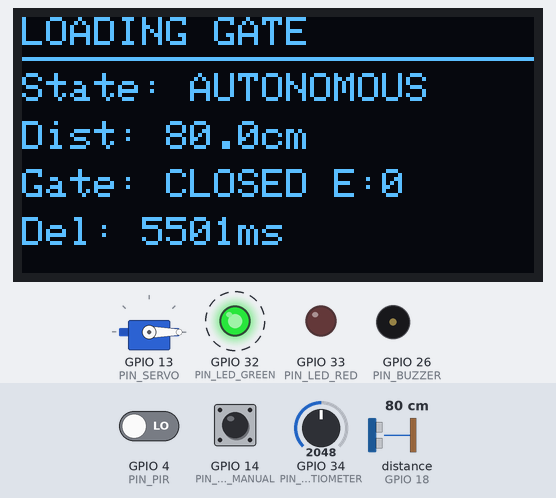
Recording of a sketch running on a simulated ESP32. Shown: 128×64 one-colour display, servo, output pins drawn as LEDs (lit = HIGH), buzzer (waves = sounding, pin HIGH). Wiring (inferred from the names in the program): ultrasonic range finder: trigger GPIO 5; echo GPIO 18. Dashed ring = blinking. Inputs (shaded band) come from the test bench; at power-on: distance to the obstacle (sensor on GPIO 18) 80 cm, GPIO 4 (PIN_PIR) LOW, GPIO 14 (PIN_BTN_MANUAL) HIGH, GPIO 34 (PIN_POTENTIOMETER) = 2048. The echo pulse lasts 58.3 µs per cm; pins used as bus, display or sensor lines are not drawn; what the sketch prints to the serial monitor is not drawn.

Above: at 1.7 s.
1.8 s: distance to the obstacle (sensor on GPIO 18) set to 23 cm
At 2.33 s:
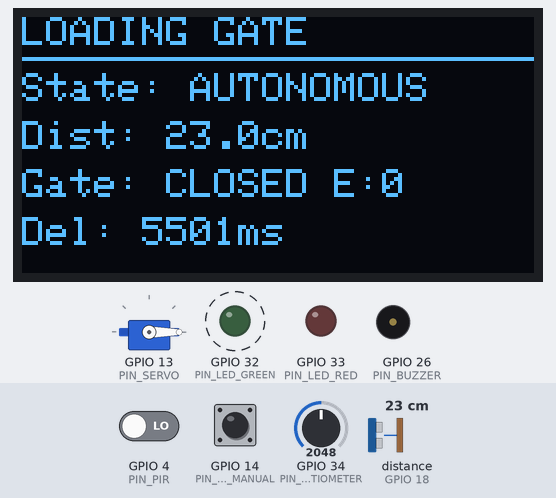
3.5 s: distance to the obstacle (sensor on GPIO 18) set to 19 cm
At 4.0 s:
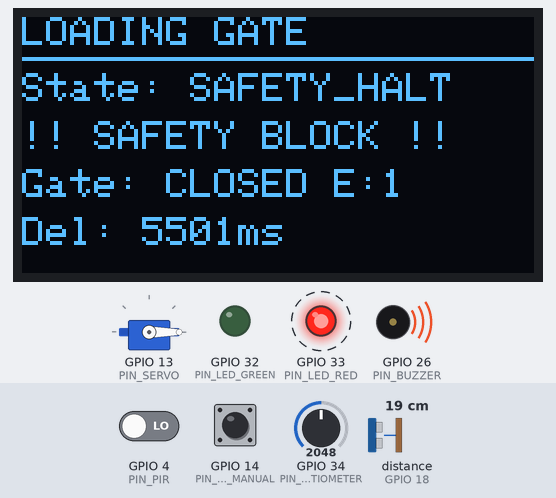
5.4 s: distance to the obstacle (sensor on GPIO 18) set to 120 cm
At 6.0 s:
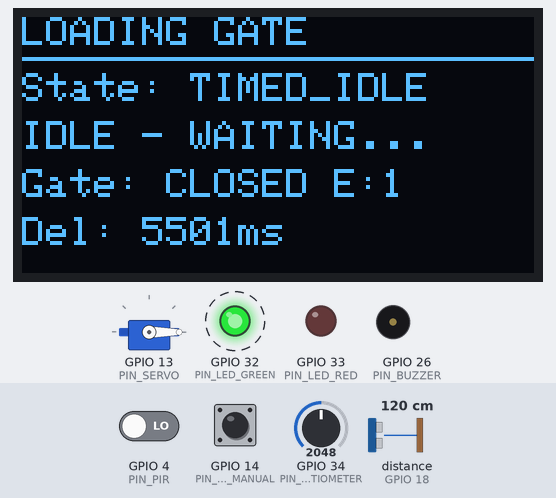
8.1 s: GPIO 4 (PIN_PIR) driven HIGH
At 9.0 s:
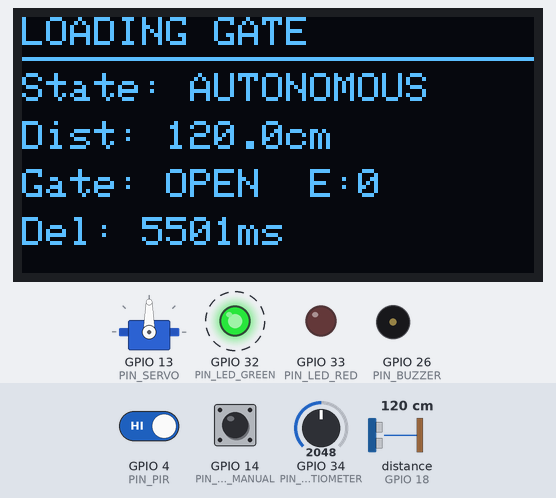
10.6 s: GPIO 14 (PIN_BTN_MANUAL) pulled LOW for 0.15 s
At 11.5 s:
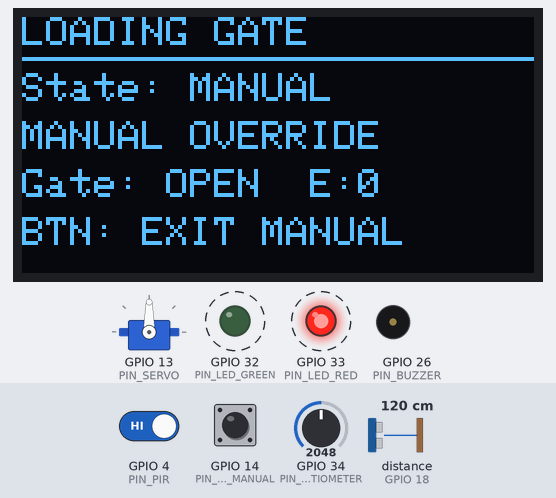
Timing chart, 0 to 16.1 s (numbered marks = the images above; inputs shaded):
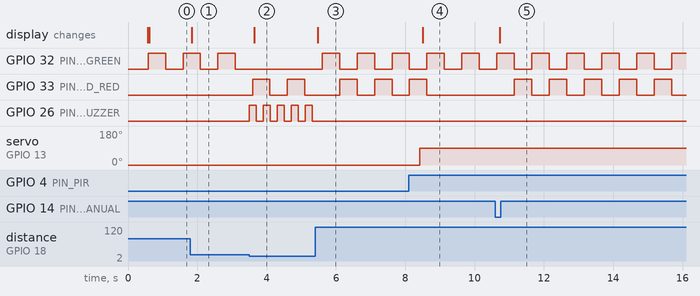

Measured:
- the behaviour switches between 21 and 20 cm on distance to the obstacle (sensor on GPIO 18) (found by bisection; images 1 and 2)
- after the input at 1.8 s, the display: changes at once (image 1)
- after the input at 3.5 s, GPIO 32 (PIN_LED_GREEN): stops changing and stays LOW; GPIO 33 (PIN_LED_RED): alternates HIGH for 0.50 s and LOW for 0.50 s, starting after 0.09 s; GPIO 26 (PIN_BUZZER): alternates HIGH for 0.20 s and LOW for 0.20 s, starting at once; the display: changes after 0.15 s (image 2)
- after the input at 5.4 s, GPIO 32 (PIN_LED_GREEN): alternates HIGH for 0.50 s and LOW for 0.50 s, starting after 0.21 s; GPIO 26 (PIN_BUZZER): stops changing and stays LOW; the display: changes after 0.07 s (image 3)
- after the input at 8.1 s, servo on GPIO 13 (PIN_SERVO): goes on until 8.4 s, then stays 90°; the display: changes after 0.40 s (image 4)
- after the input at 10.6 s, GPIO 33 (PIN_LED_RED): alternates HIGH for 0.50 s and LOW for 0.51 s, starting after 0.55 s; the display: changes after 0.13 s (image 5)

The sketch:

main.ino
```cpp
/*
 * ============================================================
 *  COMP50069 – Hardware, Microcontrollers and Sensors
 *  Scenario 1: The Secure Industrial Loading Gate
 *  ESP32 Firmware – Wokwi Simulation
 * ============================================================
 *  @file     main.ino
 *  @brief    IoT-based embedded system for automated industrial
 *            loading gate with autonomous, manual, and safety modes.
 *            Implements Option D Hybrid Recovery routine.
 *  @author   Dilnuka Vindi
 *  @date     24 September 2026
 *  @version  1.0
 * ============================================================
 */

// ---------------- LIBRARIES ----------------
#include <Wire.h>
#include <Adafruit_GFX.h>
#include <Adafruit_SSD1306.h>
#include <ESP32Servo.h>

// ---------------- PIN DEFINITIONS ----------------
#define PIN_PIR              4
#define PIN_ULTRASONIC_TRIG  5
#define PIN_ULTRASONIC_ECHO  18
#define PIN_POTENTIOMETER    34

#define PIN_SERVO            13
#define PIN_BUZZER           26
#define PIN_LED_GREEN        32
#define PIN_LED_RED          33

#define PIN_BTN_RESET        27
#define PIN_BTN_MANUAL       14

#define OLED_WIDTH           128
#define OLED_HEIGHT          64
#define OLED_ADDR            0x3C
#define PIN_OLED_SDA         21
#define PIN_OLED_SCL         22

// ---------------- SYSTEM CONSTANTS ----------------
#define TIMED_IDLE_MS             3000
#define MAX_SAFETY_EVENTS         3
#define LED_BLINK_INTERVAL_MS     500
#define OLED_UPDATE_INTERVAL_MS   200
#define ADC_SAMPLES               10
#define HOLD_DELAY_MIN_MS         1000
#define HOLD_DELAY_MAX_MS         10000
#define ULTRASONIC_TIMEOUT_US     30000
#define DISTANCE_MAX_CM           400
#define DISTANCE_MIN_VALID_CM     2

#define SERVO_CLOSED_ANGLE        0
#define SERVO_OPEN_ANGLE          90

// ---------------- STATE MACHINE ----------------
/**
 * @brief Enumeration of all operational states in the system FSM.
 */
enum SystemState {
  STATE_AUTONOMOUS,       /**< Normal autonomous operation */
  STATE_MANUAL,           /**< Manual override – gate locked open */
  STATE_SAFETY_HALT,      /**< Safety halt – obstruction detected */
  STATE_TIMED_IDLE,       /**< Waiting period after obstruction clears */
  STATE_PERMANENT_FREEZE  /**< System locked – requires reset */
};

SystemState currentState = STATE_AUTONOMOUS;

// ---------------- GLOBAL OBJECTS ----------------
Adafruit_SSD1306 display(OLED_WIDTH, OLED_HEIGHT, &Wire, -1);
Servo gateServo;

// ---------------- GLOBAL VARIABLES ----------------
unsigned long lastStateChange   = 0;
unsigned long lastLedBlink      = 0;
unsigned long lastSerialPrint   = 0;
unsigned long lastOledUpdate    = 0;
unsigned long lastBuzzerToggle  = 0;
unsigned long safetyEventCount  = 0;
unsigned long lastMotionTime    = 0;
unsigned long safetyClearTime   = 0;
bool          gateOpen          = false;
bool          ledGreenState     = false;
bool          buzzerState       = false;
int           potRawValue       = 0;
int           potSmoothed       = 0;
int           holdDelayMs       = 3000;
bool          motionDetected    = false;
float         distanceCm        = 999.0;
bool          obstructionActive = false;
int           obstructionThresholdCm = 20;
String        serialBuffer      = "";

// ---------------- FUNCTION PROTOTYPES ----------------
void changeState(SystemState newState);
const char* stateName(SystemState s);
void updateOLED();
int  readPotentiometer();
void updateHoldDelay(int smoothedValue);
bool readPIR();
float readUltrasonic();
void checkSafety(unsigned long now);
void openGate();
void closeGate();
void handleAutonomousMode(unsigned long now);
void handleSafetyHalt(unsigned long now);
void handleTimedIdle(unsigned long now);
void handlePermanentFreeze(unsigned long now);
bool readButton(int pin);
void processSerialCommand(String cmd);
void printHelp();
void printStatus();

// ---------------- SETUP ----------------
/**
 * @brief  Initialises the ESP32 system, peripherals, and enters
 *         the default AUTONOMOUS state.
 */
void setup() {
  Serial.begin(115200);
  delay(500);
  Serial.println();
  Serial.println("========================================");
  Serial.println(" Secure Industrial Loading Gate");
  Serial.println(" COMP50069 – Scenario 1");
  Serial.println(" Option D – Hybrid Recovery Routine");
  Serial.println("========================================");
  Serial.println("System booting...");

  Wire.begin(PIN_OLED_SDA, PIN_OLED_SCL);
  if (!display.begin(SSD1306_SWITCHCAPVCC, OLED_ADDR)) {
    Serial.println("[ERROR] OLED init failed!");
    while (true) { delay(10); }
  }
  display.clearDisplay();
  display.setTextSize(1);
  display.setTextColor(SSD1306_WHITE);
  display.setCursor(0, 0);
  display.println("Booting...");
  display.display();
  Serial.println("[OK] OLED initialized.");

  gateServo.attach(PIN_SERVO);
  gateServo.write(SERVO_CLOSED_ANGLE);
  Serial.println("[OK] Servo initialized (gate CLOSED).");

  pinMode(PIN_LED_GREEN, OUTPUT);
  pinMode(PIN_LED_RED, OUTPUT);
  pinMode(PIN_BUZZER, OUTPUT);
  pinMode(PIN_POTENTIOMETER, INPUT);
  pinMode(PIN_PIR, INPUT);
  pinMode(PIN_ULTRASONIC_TRIG, OUTPUT);
  pinMode(PIN_ULTRASONIC_ECHO, INPUT);
  pinMode(PIN_BTN_RESET, INPUT_PULLUP);
  pinMode(PIN_BTN_MANUAL, INPUT_PULLUP);

  digitalWrite(PIN_LED_GREEN, LOW);
  digitalWrite(PIN_LED_RED, LOW);
  digitalWrite(PIN_BUZZER, LOW);
  digitalWrite(PIN_ULTRASONIC_TRIG, LOW);

  changeState(STATE_AUTONOMOUS);
  Serial.println("Boot complete.");
  Serial.println("========================================");
  Serial.println("Type 'help' for commands.");
  Serial.println("========================================");
}

// ---------------- MAIN LOOP ----------------
/**
 * @brief  Main execution loop – non-blocking scheduler.
 *         Handles serial input, sensor reads, state dispatch,
 *         LED/buzzer patterns, and periodic outputs.
 */
void loop() {
  unsigned long now = millis();

  // --- Serial command input ---
  while (Serial.available()) {
    char c = Serial.read();
    if (c == '\n' || c == '\r') {
      if (serialBuffer.length() > 0) {
        processSerialCommand(serialBuffer);
        serialBuffer = "";
      }
    } else {
      serialBuffer += c;
      if (serialBuffer.length() > 64) serialBuffer = "";
    }
  }

  // --- Read sensors ---
  potRawValue = readPotentiometer();
  potSmoothed = potRawValue;
  updateHoldDelay(potSmoothed);

  if (readPIR()) {
    motionDetected = true;
    lastMotionTime = now;
  } else if (now - lastMotionTime > 2000) {
    motionDetected = false;
  }

  distanceCm = readUltrasonic();

  if (readButton(PIN_BTN_MANUAL)) {
    if (currentState == STATE_AUTONOMOUS) {
      changeState(STATE_MANUAL);
      openGate();
      Serial.println("[MANUAL] Manual Override ENABLED – gate locked open.");
    } else if (currentState == STATE_MANUAL) {
      changeState(STATE_AUTONOMOUS);
      Serial.println("[MANUAL] Manual Override DISABLED – returning to autonomous.");
    }
  }

  if (currentState == STATE_AUTONOMOUS ||
      currentState == STATE_SAFETY_HALT ||
      currentState == STATE_TIMED_IDLE) {
    checkSafety(now);
  }

  switch (currentState) {
    case STATE_AUTONOMOUS:       handleAutonomousMode(now); break;
    case STATE_SAFETY_HALT:      handleSafetyHalt(now);     break;
    case STATE_TIMED_IDLE:       handleTimedIdle(now);      break;
    case STATE_PERMANENT_FREEZE: handlePermanentFreeze(now); break;
    case STATE_MANUAL: break;
  }

  if (now - lastLedBlink >= LED_BLINK_INTERVAL_MS) {
    lastLedBlink = now;
    ledGreenState = !ledGreenState;
    if (currentState == STATE_AUTONOMOUS) {
      digitalWrite(PIN_LED_GREEN, ledGreenState ? HIGH : LOW);
      digitalWrite(PIN_LED_RED, LOW);
    } else if (currentState == STATE_MANUAL) {
      digitalWrite(PIN_LED_GREEN, ledGreenState ? HIGH : LOW);
      digitalWrite(PIN_LED_RED, ledGreenState ? LOW : HIGH);
    } else if (currentState == STATE_SAFETY_HALT ||
               currentState == STATE_PERMANENT_FREEZE) {
      digitalWrite(PIN_LED_RED, ledGreenState ? HIGH : LOW);
      digitalWrite(PIN_LED_GREEN, LOW);
    } else if (currentState == STATE_TIMED_IDLE) {
      digitalWrite(PIN_LED_GREEN, ledGreenState ? HIGH : LOW);
      digitalWrite(PIN_LED_RED, !ledGreenState ? HIGH : LOW);
    }
  }

  if (currentState == STATE_SAFETY_HALT) {
    if (now - lastBuzzerToggle >= 200) {
      lastBuzzerToggle = now;
      buzzerState = !buzzerState;
      digitalWrite(PIN_BUZZER, buzzerState ? HIGH : LOW);
    }
  } else if (currentState == STATE_PERMANENT_FREEZE) {
    if (now - lastBuzzerToggle >= 800) {
      lastBuzzerToggle = now;
      buzzerState = !buzzerState;
      digitalWrite(PIN_BUZZER, buzzerState ? HIGH : LOW);
    }
  } else {
    digitalWrite(PIN_BUZZER, LOW);
  }

  if (now - lastSerialPrint >= 2000) {
    lastSerialPrint = now;
    Serial.print("[STATUS] State: ");
    Serial.print(stateName(currentState));
    Serial.print(" | PIR: ");
    Serial.print(motionDetected ? "MOTION" : "CLEAR ");
    Serial.print(" | Dist: ");
    Serial.print(distanceCm, 1);
    Serial.print("cm | Events: ");
    Serial.print(safetyEventCount);
    Serial.print(" | Gate: ");
    Serial.println(gateOpen ? "OPEN" : "CLOSED");
  }

  if (now - lastOledUpdate >= OLED_UPDATE_INTERVAL_MS) {
    lastOledUpdate = now;
    updateOLED();
  }
}

// ---------------- SERIAL COMMAND HANDLER ----------------

/**
 * @brief  Process a serial command string.
 * @param  cmd The full command string entered by the user.
 */
void processSerialCommand(String cmd) {
  cmd.trim();
  cmd.toLowerCase();

  if (cmd == "help") {
    printHelp();
  } else if (cmd == "status") {
    printStatus();
  } else if (cmd == "events") {
    Serial.print("[INFO] Safety events: ");
    Serial.println(safetyEventCount);
  } else if (cmd == "reset") {
    safetyEventCount = 0;
    Serial.println("[INFO] Safety counter reset.");
  } else if (cmd == "mode") {
    Serial.print("[INFO] Current mode: ");
    Serial.println(stateName(currentState));
  } else if (cmd.startsWith("threshold ")) {
    int val = cmd.substring(10).toInt();
    if (val >= 5 && val <= 200) {
      obstructionThresholdCm = val;
      Serial.print("[INFO] Threshold set to ");
      Serial.print(val);
      Serial.println(" cm");
    } else {
      Serial.println("[ERROR] Threshold must be 5–200 cm");
    }
  } else {
    Serial.print("[ERROR] Unknown command: ");
    Serial.println(cmd);
    Serial.println("Type 'help' for available commands.");
  }
}

/**
 * @brief  Prints the list of available serial commands.
 */
void printHelp() {
  Serial.println("========================================");
  Serial.println(" Available Commands:");
  Serial.println("  help              – Show this list");
  Serial.println("  status            – Show system status");
  Serial.println("  mode              – Show current mode");
  Serial.println("  events            – Show safety event count");
  Serial.println("  reset             – Reset safety counter");
  Serial.println("  threshold <cm>    – Set obstruction threshold");
  Serial.println("========================================");
}

/**
 * @brief  Prints a full snapshot of system status.
 */
void printStatus() {
  Serial.println("========================================");
  Serial.print(" State:     "); Serial.println(stateName(currentState));
  Serial.print(" Gate:      "); Serial.println(gateOpen ? "OPEN" : "CLOSED");
  Serial.print(" Distance:  "); Serial.print(distanceCm, 1); Serial.println(" cm");
  Serial.print(" Threshold: "); Serial.print(obstructionThresholdCm); Serial.println(" cm");
  Serial.print(" PIR:       "); Serial.println(motionDetected ? "MOTION" : "CLEAR");
  Serial.print(" Events:    "); Serial.println(safetyEventCount);
  Serial.print(" HoldDelay: "); Serial.print(holdDelayMs); Serial.println(" ms");
  Serial.print(" Pot value: "); Serial.println(potSmoothed);
  Serial.println("========================================");
}

// ---------------- HELPER FUNCTIONS ----------------

/**
 * @brief  Change the system state and log the transition.
 * @param  newState The new state to enter.
 */
void changeState(SystemState newState) {
  currentState = newState;
  lastStateChange = millis();
  Serial.print("[STATE CHANGE] -> ");
  Serial.println(stateName(newState));
}

/**
 * @brief  Convert a state enum value to a human-readable string.
 * @param  s The state to convert.
 * @return Pointer to a constant string representing the state name.
 */
const char* stateName(SystemState s) {
  switch (s) {
    case STATE_AUTONOMOUS:       return "AUTONOMOUS";
    case STATE_MANUAL:           return "MANUAL";
    case STATE_SAFETY_HALT:      return "SAFETY_HALT";
    case STATE_TIMED_IDLE:       return "TIMED_IDLE";
    case STATE_PERMANENT_FREEZE: return "PERM_FREEZE";
    default:                     return "UNKNOWN";
  }
}

/**
 * @brief  Read the potentiometer with 10-sample averaging.
 * @return Smoothed ADC value in the range 0–4095.
 */
int readPotentiometer() {
  long sum = 0;
  for (int i = 0; i < ADC_SAMPLES; i++) {
    sum += analogRead(PIN_POTENTIOMETER);
    delayMicroseconds(100);
  }
  return (int)(sum / ADC_SAMPLES);
}

/**
 * @brief  Map smoothed ADC value to hold delay in milliseconds.
 * @param  smoothedValue Averaged ADC value (0–4095).
 */
void updateHoldDelay(int smoothedValue) {
  holdDelayMs = map(smoothedValue, 0, 4095, HOLD_DELAY_MIN_MS, HOLD_DELAY_MAX_MS);
}

/**
 * @brief  Read PIR sensor digital state.
 * @return true if motion detected, false otherwise.
 */
bool readPIR() { return digitalRead(PIN_PIR) == HIGH; }

/**
 * @brief  Read ultrasonic distance with validation.
 * @return Distance in cm (2–400), or 999.0 if invalid/timeout.
 */
float readUltrasonic() {
  digitalWrite(PIN_ULTRASONIC_TRIG, LOW);
  delayMicroseconds(2);
  digitalWrite(PIN_ULTRASONIC_TRIG, HIGH);
  delayMicroseconds(10);
  digitalWrite(PIN_ULTRASONIC_TRIG, LOW);

  long duration = pulseIn(PIN_ULTRASONIC_ECHO, HIGH, ULTRASONIC_TIMEOUT_US);
  if (duration == 0) return 999.0;

  float cm = duration * 0.0343 / 2.0;
  if (cm < DISTANCE_MIN_VALID_CM || cm > DISTANCE_MAX_CM) return 999.0;
  return cm;
}

/**
 * @brief  Check for obstructions and trigger safety halt if needed.
 * @param  now Current millis() timestamp.
 */
void checkSafety(unsigned long now) {
  bool obstruction = (distanceCm < obstructionThresholdCm);
  obstructionActive = obstruction;

  if (obstruction && currentState == STATE_AUTONOMOUS) {
    safetyEventCount++;
    Serial.print("[SAFETY] Obstruction! Event #");
    Serial.println(safetyEventCount);

    if (safetyEventCount >= MAX_SAFETY_EVENTS) {
      changeState(STATE_PERMANENT_FREEZE);
    } else {
      changeState(STATE_SAFETY_HALT);
    }
  }
}

/**
 * @brief  Command the servo to the open position.
 */
void openGate() {
  gateServo.write(SERVO_OPEN_ANGLE);
  gateOpen = true;
  Serial.println("[GATE] Opening...");
}

/**
 * @brief  Command the servo to the closed position.
 */
void closeGate() {
  gateServo.write(SERVO_CLOSED_ANGLE);
  gateOpen = false;
  Serial.println("[GATE] Closing...");
}

/**
 * @brief  Autonomous mode handler – PIR-driven open, timed close.
 * @param  now Current millis() timestamp.
 */
void handleAutonomousMode(unsigned long now) {
  if (motionDetected && !gateOpen) { openGate(); lastMotionTime = now; }
  if (gateOpen && !motionDetected && (now - lastMotionTime > holdDelayMs)) closeGate();
}

/**
 * @brief  Safety halt handler – waits for obstruction to clear.
 * @param  now Current millis() timestamp.
 */
void handleSafetyHalt(unsigned long now) {
  if (!obstructionActive) {
    safetyClearTime = now;
    changeState(STATE_TIMED_IDLE);
    Serial.println("[RECOVERY] Obstruction cleared. Entering timed idle...");
  }
}

/**
 * @brief  Timed idle handler – auto-retreat after 3-second window.
 * @param  now Current millis() timestamp.
 */
void handleTimedIdle(unsigned long now) {
  if (now - safetyClearTime >= TIMED_IDLE_MS) {
    if (!obstructionActive) {
      openGate();
      Serial.println("[RECOVERY] Path clear. Gate retreated to OPEN.");
      safetyEventCount = 0;
      changeState(STATE_AUTONOMOUS);
    } else {
      changeState(STATE_SAFETY_HALT);
    }
  }
}

/**
 * @brief  Permanent freeze handler – only Error Reset can recover.
 * @param  now Current millis() timestamp.
 */
void handlePermanentFreeze(unsigned long now) {
  if (readButton(PIN_BTN_RESET)) {
    Serial.println("[RESET] Error Reset pressed. System recovering...");
    safetyEventCount = 0;
    obstructionActive = false;
    closeGate();
    changeState(STATE_AUTONOMOUS);
  }
}

/**
 * @brief  Read a push button with 300 ms software debouncing.
 * @param  pin GPIO pin number of the button.
 * @return true if a valid new press is detected, false otherwise.
 */
bool readButton(int pin) {
  static unsigned long lastPressReset  = 0;
  static unsigned long lastPressManual = 0;
  static bool lastStateReset  = HIGH;
  static bool lastStateManual = HIGH;

  bool current = digitalRead(pin);
  unsigned long now = millis();

  if (pin == PIN_BTN_RESET) {
    if (lastStateReset == HIGH && current == LOW && (now - lastPressReset > 300)) {
      lastPressReset = now; lastStateReset = current; return true;
    }
    lastStateReset = current;
  } else if (pin == PIN_BTN_MANUAL) {
    if (lastStateManual == HIGH && current == LOW && (now - lastPressManual > 300)) {
      lastPressManual = now; lastStateManual = current; return true;
    }
    lastStateManual = current;
  }
  return false;
}

/**
 * @brief  Update the OLED display with context-sensitive content.
 */
void updateOLED() {
  display.clearDisplay();
  display.setTextSize(1);
  display.setCursor(0, 0);
  display.println("LOADING GATE");
  display.drawLine(0, 10, 128, 10, SSD1306_WHITE);

  display.setCursor(0, 14);
  display.print("State: ");
  display.println(stateName(currentState));

  display.setCursor(0, 26);
  if (currentState == STATE_PERMANENT_FREEZE) {
    display.println("!! SYSTEM LOCKED !!");
  } else if (currentState == STATE_SAFETY_HALT) {
    display.println("!! SAFETY BLOCK !!");
  } else if (currentState == STATE_TIMED_IDLE) {
    display.println("IDLE - WAITING...");
  } else if (currentState == STATE_MANUAL) {
    display.println("MANUAL OVERRIDE");
  } else {
    display.print("Dist: ");
    display.print(distanceCm, 1);
    display.println("cm");
  }

  display.setCursor(0, 38);
  display.print("Gate: ");
  display.print(gateOpen ? "OPEN " : "CLOSED");
  display.print(" E:");
  display.println(safetyEventCount);

  display.setCursor(0, 50);
  if (currentState == STATE_PERMANENT_FREEZE) {
    display.println("PRESS RESET BTN");
  } else if (currentState == STATE_MANUAL) {
    display.println("BTN: EXIT MANUAL");
  } else {
    display.print("Del: ");
    display.print(holdDelayMs);
    display.println("ms");
  }

  display.display();
}
```
